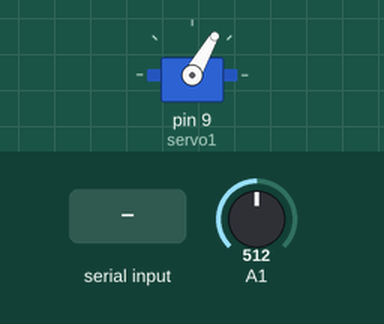
Recording of a sketch running on a simulated Arduino Uno, built with avr-gcc and run on an emulated ATmega328P. Shown: servo. The test bench sets the inputs (shaded band); at power-on: A1 = 512. What the sketch prints to the serial monitor is not drawn.

Above: at 1.2 s.
1.3 s: "2" received over Serial
At 1.8 s:
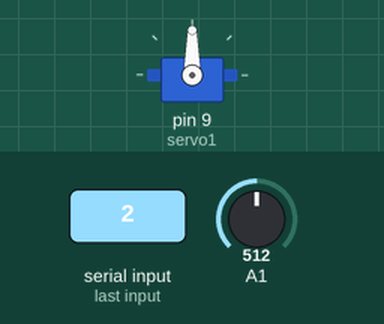
2.8 s: "1" received over Serial
At 4.1 s:
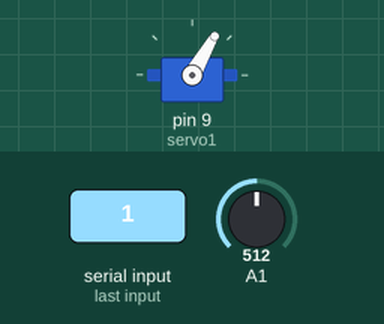
Timing chart, 0 to 5.8 s (numbered marks = the images above; inputs shaded):
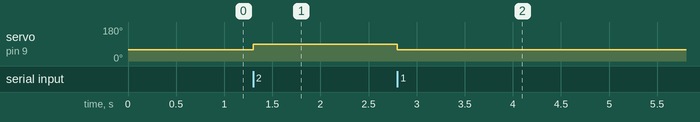

Measured:
- after the input at 1.3 s, servo on pin 9 (servo1): 60° → 90° at once
- after the input at 2.8 s, servo on pin 9 (servo1): 90° → 60° at once

The sketch:

df-arduino.ino
```cpp
#include <Servo.h>
Servo servo1;
int incomingByte = 0;

void setup() {
  Serial.begin(115200);
  servo1.attach(9);
  servo1.write(60);
}

void loop() {
  Serial.println(analogRead(A1));
  if (Serial.available() > 0) {
    incomingByte = Serial.read();
    if (incomingByte == '1') {
      servo1.write(60);
    }
    if (incomingByte == '2') {
      servo1.write(90);
    }
  }
}
```
